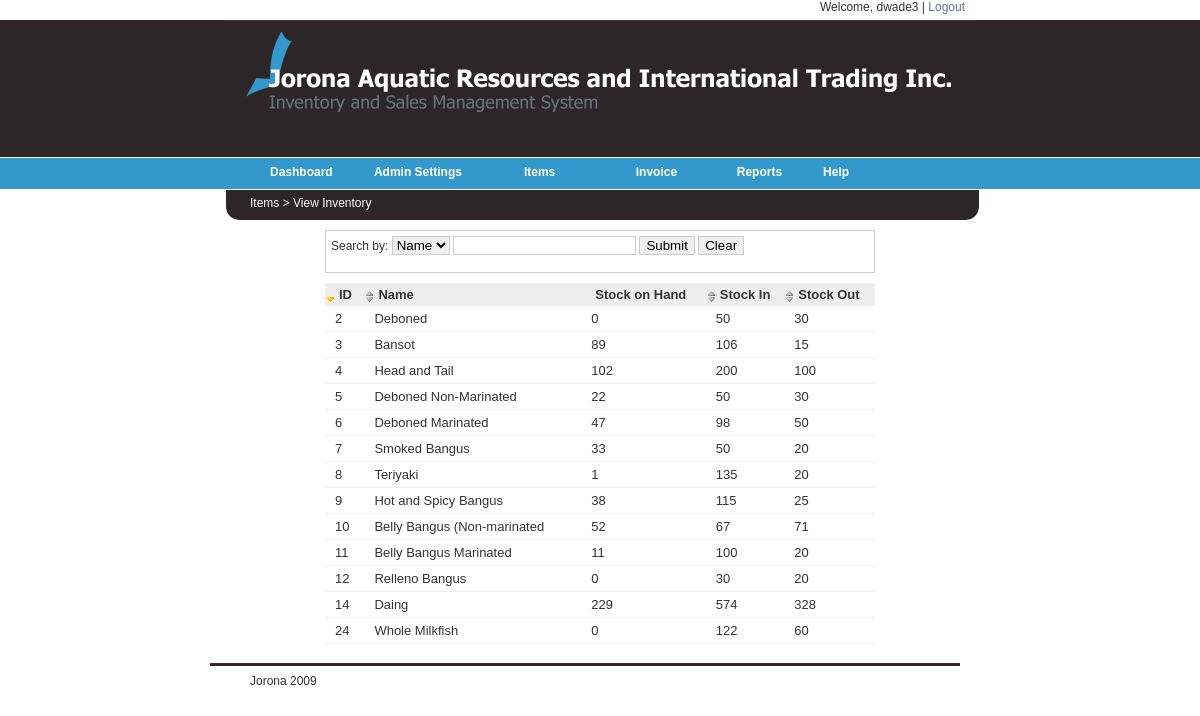
The page /final/stockinView.php (signed in) on the database its author committed.
### tables this page shows
CREATE TABLE IF NOT EXISTS `tbl_product` (
  `prod_id` int(4) NOT NULL auto_increment,
  `prod_name` varchar(50) NOT NULL,
  `prod_desc` text NOT NULL,
  `prod_price` int(4) NOT NULL,
  `quantity_on_hand` int(5) NOT NULL,
  `unit` int(2) NOT NULL,
  `date_added` date NOT NULL,
  `prod_state` tinyint(1) NOT NULL,
  `userid` int(4) NOT NULL,
  PRIMARY KEY  (`prod_id`)
);

CREATE TABLE IF NOT EXISTS `tbl_record` (
  `record_id` int(6) NOT NULL auto_increment,
  `last_update` timestamp NOT NULL default CURRENT_TIMESTAMP on update CURRENT_TIMESTAMP,
  `prod_id` int(4) NOT NULL,
  `userid` int(4) NOT NULL,
  `quantity` int(4) NOT NULL,
  `rec_type` smallint(2) NOT NULL,
  `remarks` text NOT NULL,
  `o_id` int(6) default NULL,
  PRIMARY KEY  (`record_id`)
);

### final/includes/functions.php (called while the page is built, shortened)
<?php
    function ViewInventory() {
        $result = mysql_query("SELECT * FROM tbl_product ");
        return $result;
    }
	function ViewInOut($p){
		$query = "SELECT *, SUM(quantity) FROM tbl_record, tbl_product
		WHERE tbl_record.prod_id = $p AND tbl_record.prod_id = tbl_product.prod_id
		GROUP by tbl_record.rec_type";
		$result = mysql_query($query);
		return $result;
	}
?>

### final/stockinView.php (the view, shortened to what this page needs)
<?php include("includes/functions.php");?>
<link rel="stylesheet" href="_common/css/main.css" type="text/css" media="all">
<link href="stylesheets/sortableTable.css" rel="stylesheet" type="text/css" />
<?php include("includes/header.php");?>
<br><div id="mainMenuContent"> Items > View Inventory</div></div><div> <div id="content1">
		<div id="container">
		<div id="example">
			<div class="tableFilter">
		  		<form id="tableFilter" onsubmit="myTable.filter(this.id); return false;">Search by:
				    <select id="column">
					    <option value="1">Name</option>
				    </select>
					<input type="text" id="keyword"/>
					<input type="submit" value="Submit" />
					<input type="reset" value="Clear" />
				</form>
			</div>
		    <table id="myTable" cellpadding="0" >
		  	<thead>
				<th axis="number">ID</th>
				<th axis="string">Name</th>
                <th class="desc">Stock on Hand</th>
				<th axis="number">Stock In</th>
                <th axis="number">Stock Out</th>
			</thead>
			<?php
				echo "<tbody>";
			        $result = ViewInventory();
						while($row = mysql_fetch_array($result))
						{
						$p =  $row['prod_id'];
							echo "<tr id=".$row['prod_id'].">";
							echo"<td class=\"rightLeft\">".$row['prod_id']."</td>";
							echo"<td>".$row['prod_name']."</td>";
							echo"<td class=\"rightLeft\">". $row['quantity_on_hand'] . "</td>";
							$r = ViewInOut($p);
								while($row1 = mysql_fetch_array($r))
								{
								$type = $row1['rec_type'];
									if ($type==1){echo "<td>" . $row1['SUM(quantity)'] . "</td>";}
									if ($type==2){echo "<td>" . $row1['SUM(quantity)'] . "</td>";}
								}
							echo "</tr>";
						}
						echo "</tbody>";
			?>
		  </table>
		</div>
<?php require("includes/footer.php");?>

### final/_common/css/main.css (style rules this page uses)
body { line-height: 1.5; background: #fff; margin:1.5em 0; }
table { border-collapse: separate; border-spacing: 0; }
caption, th, td { text-align: left; font-weight:400; }
body { color: black; font-family: Verdana, sans-serif; font-size: 12px; }
#container { width: 550px; margin: auto; padding-top: 0px; padding-bottom: 10px; }
.desc { margin: -15px 0 40px 0; }

### final/stylesheets/sortableTable.css (style rules this page uses)
table { width: 100%; }
th { background-color: #666666; background: #eee url(../images/icon-table-sort.png) no-repeat 2px 8px; padding: 4px 4px 4px 14px; font-size: 13px; font-weight:bold; }
tr { background-color: #FFFFFF; padding: 4px; font-size: 13px; }
td { padding: 5px 10px; border-bottom: 1px solid #eee; }
.sortedDESC { background: url(../images/icon-table-sort-desc.png) no-repeat 2px 10px #eee; }
.tableFilter { border: 1px solid #ccc; padding: 5px; margin: 0px 0 10px 0; }
.tableFilter input { border: 1px solid #ccc; }
.tableFilter select { border: 1px solid #ccc; }

### final/stylesheets/web.css (style rules this page uses)
body { margin: 0px 0px 10px 0px; padding: 0px; line-height: 200%; color: #333; font: 12px Arial, Verdana, sans-serif; background:url(../images/b_g.gif) top left repeat-x; }
#mainMenuContent { margin-left: 50px; }
#content1 { padding: 0px; width: 700px; background-color:#FFFFFF; margin-left:50px; margin-top: 010px; float: left; }
th.desc { background-image:none; }

### rows shown on the page
tbl_product: prod_id "2", prod_name "Deboned", quantity_on_hand "0"
tbl_record: SUM "50"
tbl_record: SUM "30"
tbl_product: prod_id "3", prod_name "Bansot", quantity_on_hand "89"
tbl_record: SUM "106"
tbl_record: SUM "15"
tbl_product: prod_id "4", prod_name "Head and Tail", quantity_on_hand "102"
tbl_record: SUM "200"
tbl_record: SUM "100"
tbl_product: prod_id "5", prod_name "Deboned Non-Marinated", quantity_on_hand "22"
tbl_record: SUM "50"
tbl_record: SUM "30"
tbl_product: prod_id "6", prod_name "Deboned Marinated", quantity_on_hand "47"
tbl_record: SUM "98"
tbl_record: SUM "50"
tbl_product: prod_id "7", prod_name "Smoked Bangus", quantity_on_hand "33"
tbl_record: SUM "50"
tbl_record: SUM "20"
tbl_product: prod_id "8", prod_name "Teriyaki", quantity_on_hand "1"
tbl_record: SUM "135"
tbl_record: SUM "20"
tbl_product: prod_id "9", prod_name "Hot and Spicy Bangus", quantity_on_hand "38"
tbl_record: SUM "115"
tbl_record: SUM "25"
tbl_product: prod_id "10", prod_name "Belly Bangus (Non-marinated", quantity_on_hand "52"
tbl_record: SUM "67"
tbl_record: SUM "71"
tbl_product: prod_id "11", prod_name "Belly Bangus Marinated", quantity_on_hand "11"
tbl_record: SUM "100"
tbl_record: SUM "20"
tbl_product: prod_id "12", prod_name "Relleno Bangus", quantity_on_hand "0"
tbl_record: SUM "30"
tbl_record: SUM "20"
tbl_product: prod_id "14", prod_name "Daing", quantity_on_hand "229"
tbl_record: SUM "574"
tbl_record: SUM "328"
tbl_product: prod_id "24", prod_name "Whole Milkfish", quantity_on_hand "0"
tbl_record: SUM "122"
tbl_record: SUM "60"

### other values the page prints
$_SESSION['username'] "dwade3"
